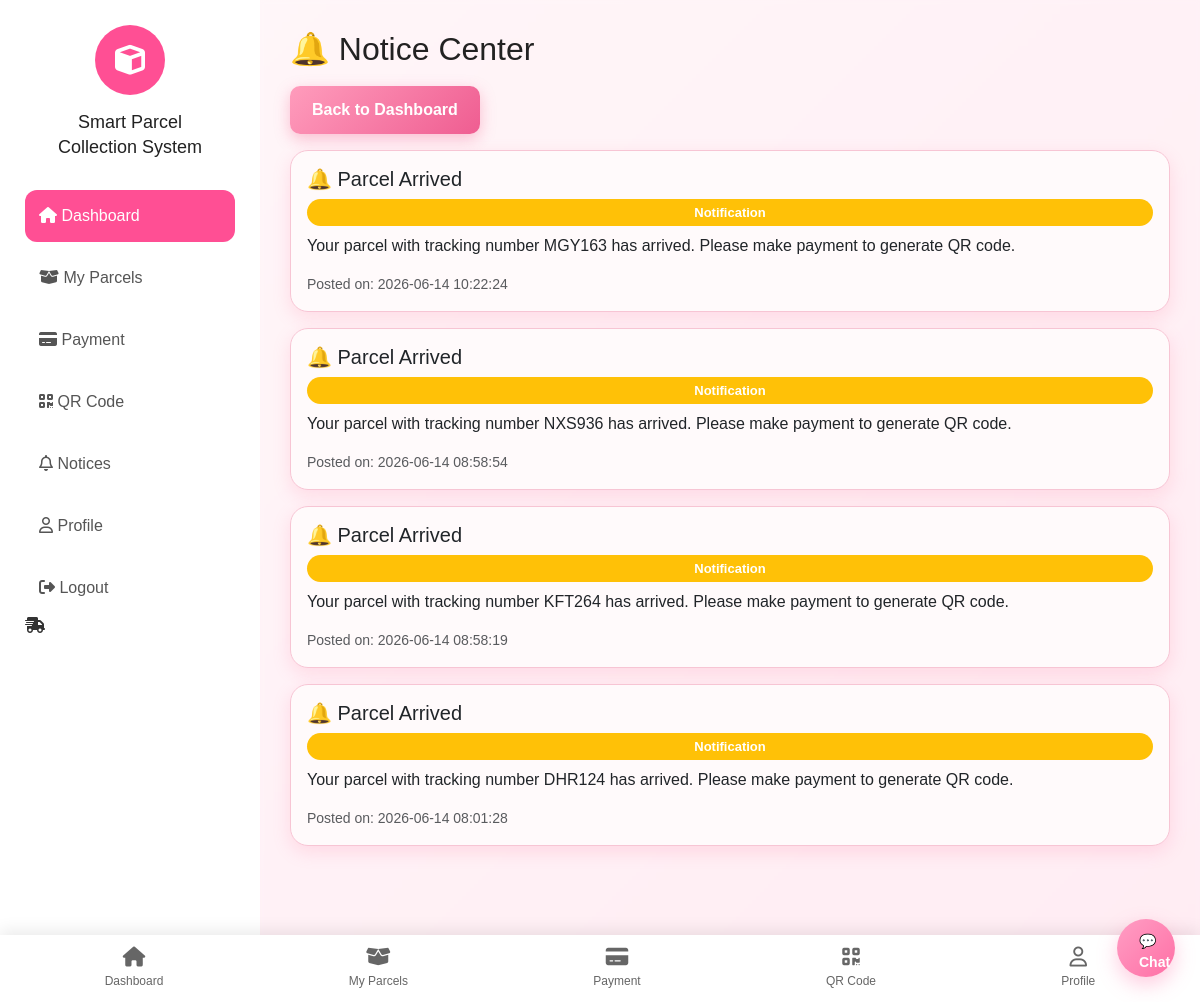
Screenshot of /notices/miza with the database file from the repository.
### tables this page shows
CREATE TABLE notices (
            id INTEGER PRIMARY KEY AUTOINCREMENT,
            title TEXT NOT NULL,
            message TEXT NOT NULL,
            type TEXT NOT NULL,
            recipient TEXT DEFAULT 'all',
            is_read INTEGER DEFAULT 0,
            created_at TEXT DEFAULT CURRENT_TIMESTAMP
        );

### app.py (the view)
@app.route('/notices/<username>')
def notices(username):
    conn = get_db_connection()
    all_notices = conn.execute("""
        SELECT * FROM notices
        WHERE recipient = 'all' OR recipient = ?
        ORDER BY created_at DESC
    """, (username,)).fetchall()
    conn.close()
    return render_template(
        'notices.html',
        username=username,
        notices=all_notices
    )

### app.py (called while the page is built)
def get_db_connection():
    conn = sqlite3.connect(DATABASE)
    conn.row_factory = sqlite3.Row
    return conn

### templates/notices.html
{% extends 'student_base.html' %}
{% block student_content %}
<div class="dashboard-box">
    <h2>🔔 Notice Center</h2>
    <a href="{{ url_for('dashboard', username=username) }}" class="btn btn-secondary mb-3">
        Back to Dashboard
    </a>
    {% if notices %}
        {% for notice in notices %}
            <div class="card mb-3 p-3">
                {% if notice.type == 'announcement' %}
                    <h5>📢 {{ notice.title }}</h5>
                    <span class="badge bg-info">Announcement</span>
                {% else %}
                    <h5>🔔 {{ notice.title }}</h5>
                    <span class="badge bg-warning">Notification</span>
                {% endif %}
                <p class="mt-2">{{ notice.message }}</p>
                <small class="text-muted">
                    Posted on: {{ notice.created_at }}
                </small>
            </div>
        {% endfor %}
    {% else %}
        <p>No notices yet.</p>
    {% endif %}
</div>
{% endblock %}

### static/css/dashboard-modern.css (style rules this page uses)
:root { --primary:#ff4f94; --primary-light:#fff2f7; --secondary:#7c3aed; --success:#22c55e; --warning:#f59e0b; --danger:#ef4444; --info:#3b82f6; --white:#ffffff; --bg:#f7f8fc; --text:#222; --muted:#777; --radius:20px; --shadow:0 10px 30px rgba(0,0,0,.06); }
* { margin:0; padding:0; box-sizing:border-box; font-family:'Poppins',sans-serif; }
body { background:var(--bg); color:var(--text); }
body { padding-bottom: 110px; }

### static/css/style.css (style rules this page uses)
* { margin: 0; padding: 0; box-sizing: border-box; font-family: "Poppins", Arial, sans-serif; }
:root { --pink-main: #f78daf; --pink-dark: #ef5d91; --pink-soft: #fff5f8; --pink-bg: #ffe6ef; --pink-border: #f7c5d4; --text-dark: #333; --shadow: rgba(255, 105, 150, 0.18); }
body { min-height: 100vh; background: linear-gradient(135deg, var(--pink-soft), var(--pink-bg)); color: var(--text-dark); }
.card, .dashboard-card, .parcel-card { background: #fffafb; border: 1.5px solid var(--pink-border); border-radius: 18px; padding: 22px; margin-bottom: 20px; box-shadow: 0 6px 18px var(--shadow); }
h1, h2, h3 { color: #222; margin-bottom: 18px; }
button, .btn, input[type="submit"] { background: linear-gradient(135deg, #ff9cbc, var(--pink-dark)); color: white; border: none; border-radius: 10px; padding: 12px 22px; font-weight: 600; cursor: pointer; text-decoration: none; display: inline-block; box-shadow: 0 5px 15px rgba(242, 87, 135, 0.35); transition: 0.25s; }
.status, .badge { padding: 7px 13px; border-radius: 20px; font-size: 13px; font-weight: 600; }

### rows the page displays
notices: title "Parcel Arrived", message "Your parcel with tracking number MGY163 has arrived. Please make payment to generate QR code.", created_at "2026-06-14 10:22:24"
notices: title "Parcel Arrived", message "Your parcel with tracking number NXS936 has arrived. Please make payment to generate QR code.", created_at "2026-06-14 08:58:54"
notices: title "Parcel Arrived", message "Your parcel with tracking number KFT264 has arrived. Please make payment to generate QR code.", created_at "2026-06-14 08:58:19"
notices: title "Parcel Arrived", message "Your parcel with tracking number DHR124 has arrived. Please make payment to generate QR code.", created_at "2026-06-14 08:01:28"
